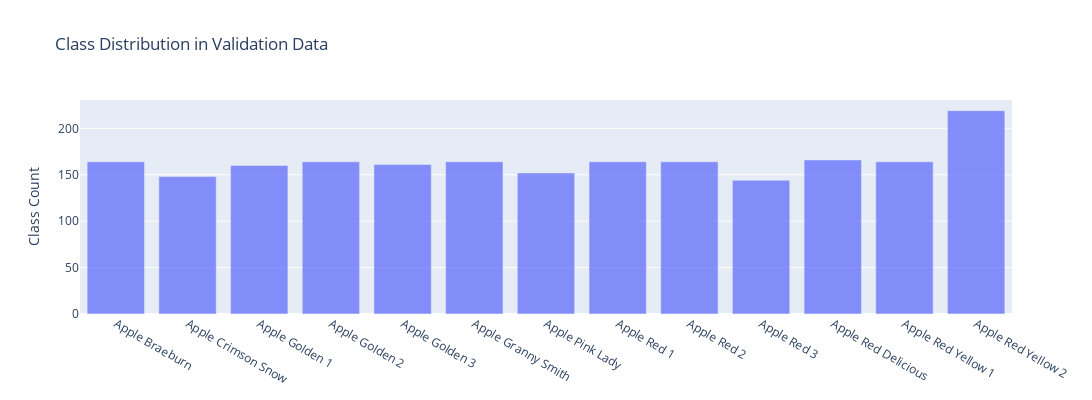

The cell this chart's notebook holds for it:
### Code cell
x1, y1 = create_stack_bar_data('classes', testing_data)
x1 = list(validation_generator.class_indices.keys())

trace1 = go.Bar(x=x1, y=y1, opacity=0.75, name="Class Count")
layout = dict(height=400, width=1100, title='Class Distribution in Validation Data', legend=dict(orientation="h"), 
                yaxis = dict(title = 'Class Count'))
fig = go.Figure(data=[trace1], layout=layout);
iplot(fig);

### Figure 1 — Plotly figure (JSON) as saved in the notebook; plotly's stock layout.template omitted (floating-point values rounded to 4 significant figures)
{"data": [{"name": "Class Count", "opacity": 0.75, "type": "bar", "x": ["Apple Braeburn", "Apple Crimson Snow", "Apple Golden 1", "Apple Golden 2", "Apple Golden 3", "Apple Granny Smith", "Apple Pink Lady", "Apple Red 1", "Apple Red 2", "Apple Red 3", "Apple Red Delicious", "Apple Red Yellow 1", "Apple Red Yellow 2"], "y": [164, 148, 160, 164, 161, 164, 152, 164, 164, 144, 166, 164, 219]}], "layout": {"height": 400, "legend": {"orientation": "h"}, "title": {"text": "Class Distribution in Validation Data"}, "width": 1100, "yaxis": {"title": {"text": "Class Count"}}}}
